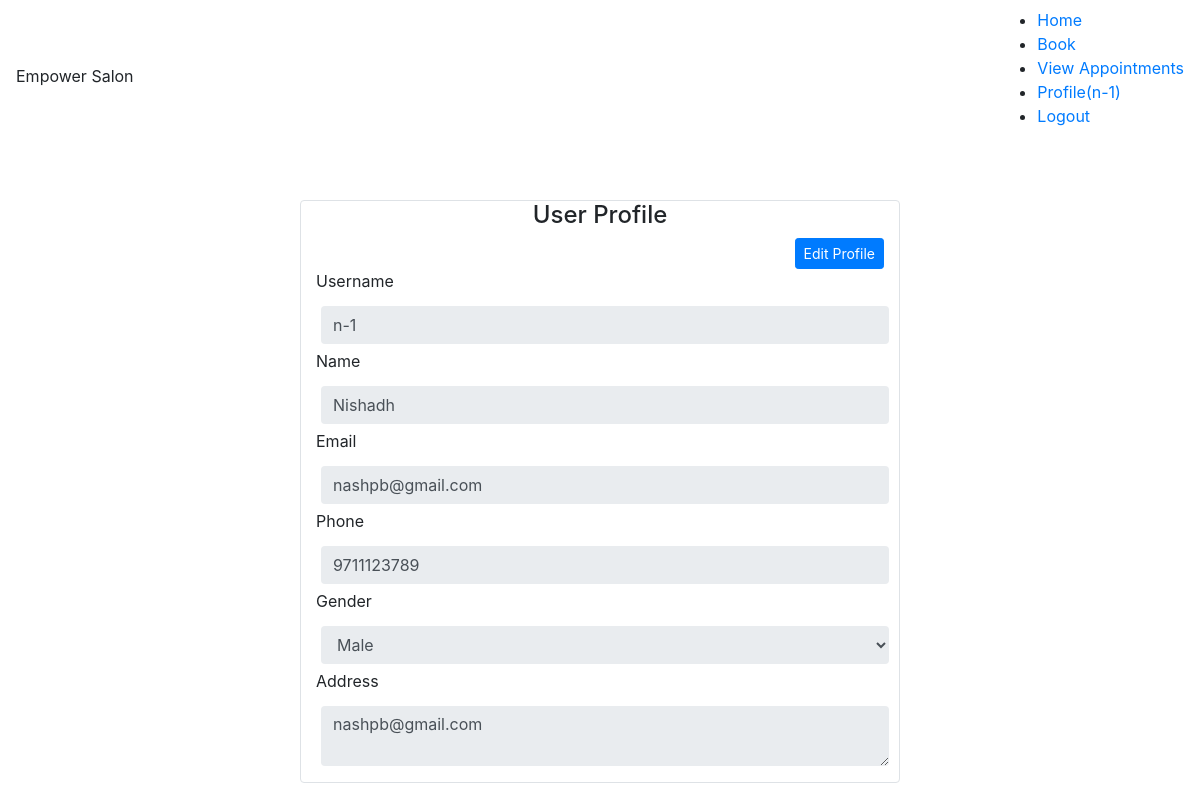
The page /customer-profile.php (signed in) on the database as committed earlier.
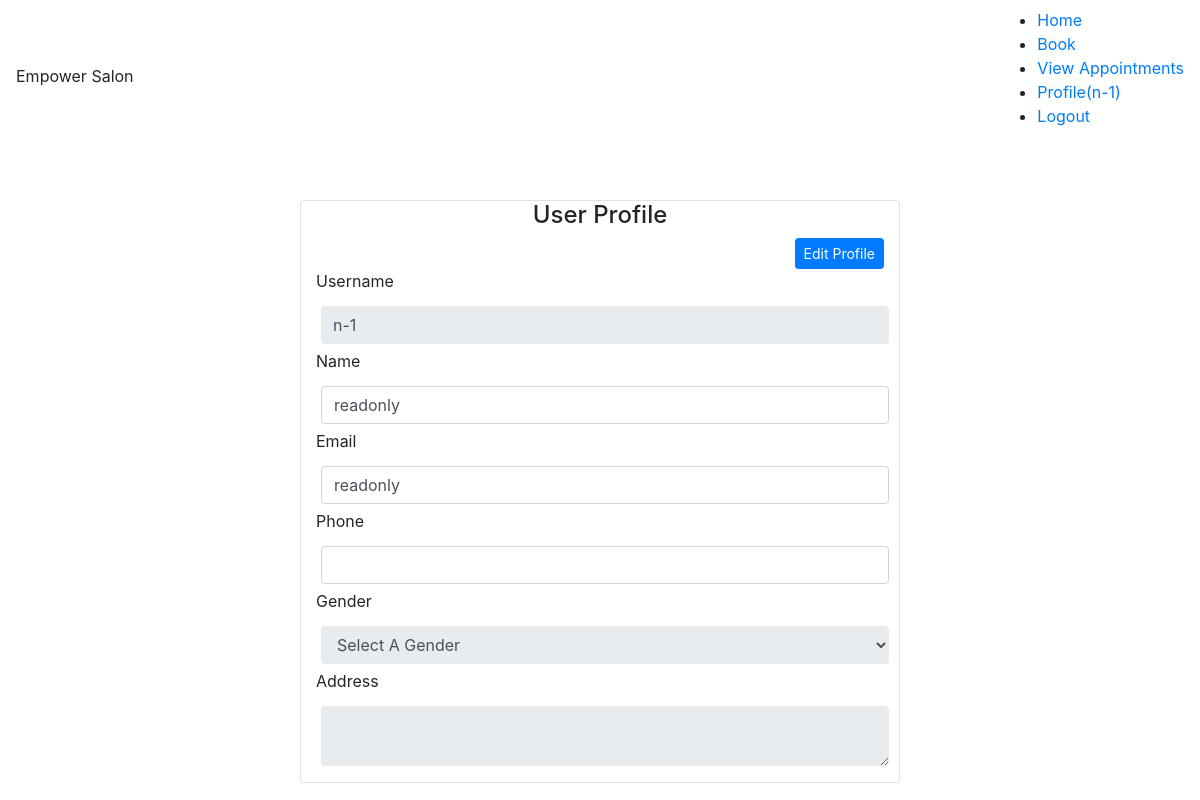
The same page on the database as committed later.
### tables this page shows
CREATE TABLE IF NOT EXISTS `customers` (
  `id` int(11) NOT NULL AUTO_INCREMENT,
  `name` varchar(255) NOT NULL,
  `email` varchar(255) NOT NULL,
  `gender` varchar(250) NOT NULL,
  `phone_no` varchar(255) NOT NULL,
  `address` varchar(255) NOT NULL,
  PRIMARY KEY (`id`),
  UNIQUE KEY `email_UNIQUE` (`email`),
  UNIQUE KEY `phone_no_UNIQUE` (`phone_no`)
);

### customer-profile.php (the view, shortened to what this page needs)
<?php
    include_once('configs/db.php');
    include("navbar.php");
    $customer = [];
	$sql_query = "select * from customers where id=".$_SESSION['uid'];
	$result = mysqli_query($db_conn,$sql_query);
	if($result)
	{
		$customer = mysqli_fetch_all($result);
    }
 ?>
<!DOCTYPE html>
<html lang="en">
<head>
    <link rel="stylesheet" href="https://maxcdn.bootstrapcdn.com/bootstrap/4.4.1/css/bootstrap.min.css">
</head>
<body>
    <div class="container-fluid">
        <div class="row">
            <div class="col-md-6 offset-md-3 mt-5 border rounded">
                <h4 class="text-center">User Profile</h4>
                <div class="text-right">
                    <button id="edit-profile" class="btn btn-sm btn-primary">Edit Profile</button>
                </div>
                <form method="POST" action="actions/registration/edit_customer.php" class="form-group" onSubmit="return validation()">
                    <div>
                        <label for="username">Username</label>
                        <input name="username" id="username" type="text" class="form-control" value=<?= $_SESSION['uname']?> readonly>
                    </div>
                    <div>
                        <label for="name">Name</label>
                        <input name="name" id="name" type="text" class="form-control" value=<?= $customer[0][1]?> readonly>
                    </div>
                    <div>
                        <label for="email">Email</label>
                        <input name="email" id="email" type="text" onfocusout="checkEmail();" class="form-control" value=<?= $customer[0][2]?> readonly><div id="errorEmail"></div>
                    </div>
                    <div>
                        <label for="phone">Phone</label>
                        <input name="phone" id="phone" type="number" onfocusout="mobileNumber();" class="form-control" value=<?= $customer[0][4]?> readonly><div id="errorPhone"></div>
                    </div>
                    <div>
                        <label for="gender">Gender</label>
                        <select id="gender" name="gender" class="form-control"  readonly required>
                        <?php
                        $malesel="";
                        $defsel="selected";
                        if($customer[0][3] == 'Male')
                        {
                            $malesel="selected";
                            $defsel="";
                        }
                        else if($customer[0][3] == 'Female')
                        {
                            $femalesel="selected";
                            $defsel="";
                        }
                        ?>
                        <option disabled <?= $defsel?> value>Select A Gender</option>
                        <option <?= $malesel ?> disabled value="Male">Male</option>
                        </select>
                    </div>
                    <div>
                        <label for="address">Address</label>
                        <textarea name="address" id="address" class="form-control" readonly><?= $customer[0][5]?></textarea>
                    </div>
                </form>
            </div>
        </div>
    </div>
</body>
</html>

Rows that differ between the two databases and show on the page:
removed customers: name "Nishadh", email "nashpb@gmail.com", phone "9711123789", address "nashpb@gmail.com"
Other text that changed with them:
form field name: (not shown) → "readonly"
form field email: (not shown) → "readonly"
form field gender: "Male" → "Select A Gender"
